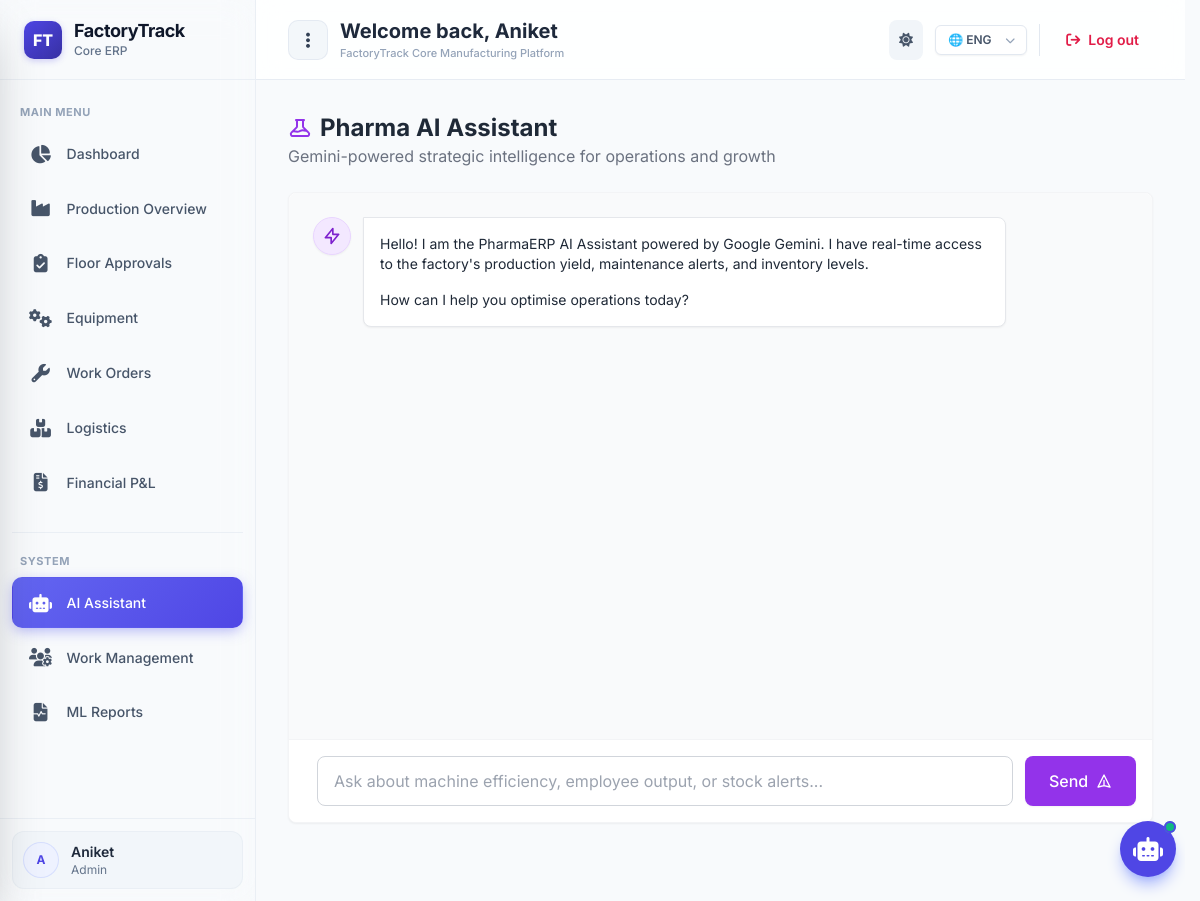
The app's page /ai/ (signed in) with its own data.
### apps/accounts/models.py (models this page shows, shortened)
class User(AbstractUser):
    class Role(models.TextChoices):
        ADMIN = 'AD', _('Admin')
        PROD_MANAGER = 'PM', _('Production Manager')
        SUPERVISOR = 'SU', _('Supervisor')
        EMPLOYEE = 'EM', _('Employee')
        LOGISTICS = 'LO', _('Logistics')
        MAINTENANCE = 'MA', _('Maintenance')
        EQUIPMENT = 'EQ', _('Equipment Manager')
    class KYCStatus(models.TextChoices):
        PENDING = 'PENDING', _('Pending')
        APPROVED = 'APPROVED', _('Approved')
        REJECTED = 'REJECTED', _('Rejected')
    role = models.CharField(max_length=2, choices=Role.choices, default=Role.EMPLOYEE)
    language = models.CharField(max_length=10, default='en')
    theme = models.CharField(max_length=10, default='light')
    shift = models.ForeignKey(Shift, on_delete=models.SET_NULL, null=True, blank=True)
    machine = models.ForeignKey(Machine, on_delete=models.SET_NULL, null=True, blank=True)
    supervisor = models.ForeignKey('self', on_delete=models.SET_NULL, null=True, blank=True, related_name='allocated_employees')
    kyc_status = models.CharField(
        max_length=10,
        choices=KYCStatus.choices,
        default=KYCStatus.PENDING,
        db_index=True
    )
    rejection_reason = models.TextField(blank=True, null=True)
    phone = models.CharField(max_length=25, blank=True, null=True)
    whatsapp = models.CharField(max_length=25, blank=True, null=True)
    village = models.CharField(max_length=150, blank=True, null=True, verbose_name=_("Village / Location"))
    pan = models.CharField(max_length=20, blank=True, null=True)
    government_id = models.CharField(max_length=50, blank=True, null=True)
    account_number = models.CharField(max_length=50, blank=True, null=True)
    ifsc = models.CharField(max_length=20, blank=True, null=True)
    photo = models.ImageField(upload_to='kyc_photos/', blank=True, null=True)
    kyc_submitted_at = models.DateTimeField(auto_now_add=True, null=True, blank=True)
    kyc_reviewed_at = models.DateTimeField(null=True, blank=True)
    kyc_reviewed_by = models.ForeignKey(
        'self',
        on_delete=models.SET_NULL,
        null=True,
        blank=True,
        related_name='reviewed_kycs'
    )

### apps/ai_chat/views.py (the view)
# urls.py: path('', views.chat_interface, name='chat_interface'),
@login_required(login_url='/login/')
@role_required('PM')
def chat_interface(request):
    context = {'user_lang': getattr(request.user, 'language', 'en')}
    return render(request, 'ai_chat.html', context)

### templates/ai_chat.html (shortened to what this page needs)
{% extends 'base.html' %}
{% block content %}
<div class="mb-6 flex justify-between items-center">
    <div>
        <h1 class="text-2xl font-bold text-gray-800 flex items-center">
            Pharma AI Assistant
        </h1>
        <p class="text-gray-500">Gemini-powered strategic intelligence for operations and growth</p>
    </div>
</div>
<div class="bg-white rounded-lg shadow-sm border border-gray-100 flex flex-col h-[70vh]">
    <div id="chat-box" class="flex-grow p-6 overflow-y-auto space-y-6 bg-gray-50 rounded-t-lg">
        <div class="flex items-start max-w-[85%]">
            <div class="bg-purple-100 p-2 rounded-full mr-3 border border-purple-200 shadow-sm shrink-0">
                <svg class="w-5 h-5 text-purple-700" fill="none" stroke="currentColor" viewBox="0 0 24 24"><path stroke-linecap="round" stroke-linejoin="round" stroke-width="2" d="M13 10V3L4 14h7v7l9-11h-7z"></path></svg>
            </div>
            <div class="bg-white p-4 rounded-lg rounded-tl-none shadow-sm border border-gray-200 text-gray-800 text-sm prose prose-sm max-w-none">
                <p>Hello! I am the PharmaERP AI Assistant powered by Google Gemini. I have real-time access to the factory's production yield, maintenance alerts, and inventory levels.</p>
                <p>How can I help you optimise operations today?</p>
            </div>
        </div>
    </div>
    <div class="p-4 bg-white border-t border-gray-100 rounded-b-lg">
        <form id="chat-form" class="flex space-x-3">
            <input type="text" id="prompt-input" placeholder="Ask about machine efficiency, employee output, or stock alerts..." class="flex-grow px-4 py-3 rounded-lg border border-gray-300 focus:outline-none focus:ring-2 focus:ring-purple-500 focus:border-transparent" autocomplete="off" required>
            <button type="submit" class="bg-purple-600 hover:bg-purple-700 text-white px-6 py-3 rounded-lg shadow-sm font-medium transition flex items-center">
                <span>Send</span>
                <svg class="w-4 h-4 ml-2" fill="none" stroke="currentColor" viewBox="0 0 24 24"><path stroke-linecap="round" stroke-linejoin="round" stroke-width="2" d="M12 19l9 2-9-18-9 18 9-2zm0 0v-8"></path></svg>
            </button>
        </form>
    </div>
</div>
{% endblock %}

### templates/base.html (shortened to what this page needs)
{% load static %}
<!DOCTYPE html>
<html lang="en">
<head>
    <script src="https://cdn.tailwindcss.com?plugins=typography"></script>
    <link rel="stylesheet" href="https://cdnjs.cloudflare.com/ajax/libs/font-awesome/6.4.0/css/all.min.css">
    <link rel="stylesheet" href="{% static 'css/style.css' %}">
</head>
<body class="flex h-screen overflow-hidden text-slate-800 bg-[#f8fafc] dark:bg-slate-900 font-inter">
    <aside id="app-sidebar" class="sidebar flex flex-col shrink-0">
        <div class="sidebar-brand-header h-14 md:h-20 flex items-center justify-center md:justify-start px-1 md:px-6 border-b border-slate-200/60 dark:border-slate-800/60 gap-3 shrink-0">
            <a href="/" class="logo-icon hover:scale-105 transition-transform" title="FactoryTrack Core ERP">FT</a>
            <div class="sidebar-brand-text overflow-hidden">
                <div class="sidebar-brand-title font-bold text-lg tracking-tight leading-tight text-slate-900 dark:text-white">FactoryTrack</div>
                <div class="sidebar-brand-subtitle text-xs text-slate-500 dark:text-slate-400 font-medium">Core ERP</div>
            </div>
        </div>
        <nav class="flex-1 px-1 md:px-3 py-2.5 md:py-6 overflow-y-auto overflow-x-hidden">
            <div class="sidebar-heading text-[11px] font-bold text-slate-400 dark:text-slate-500 uppercase tracking-wider mb-2 px-2">Main Menu</div>
            <a href="/" class="sidebar-link {% if request.path == '/' %}active{% endif %}" title="Dashboard" data-title="Dashboard">
                <i class="fa-solid fa-chart-pie sidebar-icon"></i>
                <span class="sidebar-text font-medium text-sm">Dashboard</span>
            </a>
            {% if user.role == 'AD' %}
            <a href="{% url 'production_dashboard' %}" class="sidebar-link " title="Production Overview" data-title="Production Overview">
                <i class="fa-solid fa-industry sidebar-icon"></i>
                <span class="sidebar-text font-medium text-sm">Production Overview</span>
            </a>
            {% endif %}
            {% if user.role in 'AD,SU,PM' %}
            <a href="{% url 'supervisor_portal' %}" class="sidebar-link {% if 'supervisor_erp' in request.path %}active{% endif %}" title="Floor Approvals" data-title="Floor Approvals">
                <i class="fa-solid fa-clipboard-check sidebar-icon"></i>
                <span class="sidebar-text font-medium text-sm">Floor Approvals</span>
            </a>
            {% endif %}
            {% if user.role in 'AD,MA,SU,EQ' or user.is_staff or user.is_superuser %}
            <a href="/maintenance/equipment/" class="sidebar-link {% if 'equipment' in request.path %}active{% endif %}" title="Equipment" data-title="Equipment">
                <i class="fa-solid fa-gears sidebar-icon"></i>
                <span class="sidebar-text font-medium text-sm">Equipment</span>
            </a>
            <a href="/maintenance/work-orders/" class="sidebar-link {% if 'work-orders' in request.path %}active{% endif %}" title="Work Orders" data-title="Work Orders">
                <i class="fa-solid fa-wrench sidebar-icon"></i>
                <span class="sidebar-text font-medium text-sm">Work Orders</span>
            </a>
            {% endif %}
            {% if user.role in 'AD,LO,PM' %}
            <a href="/inventory/" class="sidebar-link {% if '/inventory/' in request.path %}active{% endif %}" title="Logistics & Stock" data-title="Logistics">
                <i class="fa-solid fa-boxes-stacked sidebar-icon"></i>
                <span class="sidebar-text font-medium text-sm">Logistics</span>
            </a>
            <a href="{% url 'pl_dashboard' %}" class="sidebar-link {% if '/pl/' in request.path %}active{% endif %}" title="Financial P&L" data-title="Financial P&L">
                <i class="fa-solid fa-file-invoice-dollar sidebar-icon"></i>
                <span class="sidebar-text font-medium text-sm">Financial P&L</span>
            </a>
            {% endif %}
            <div class="sidebar-heading mt-6 mb-2 px-2 border-t border-slate-200/60 dark:border-slate-800/60 pt-5 text-[11px] font-bold text-slate-400 dark:text-slate-500 uppercase tracking-wider">System</div>
            {% if user.role in 'AD,PM' %}
            <a href="/ai/" class="sidebar-link sidebar-link-ai {% if '/ai/' in request.path %}active{% endif %}" title="AI Assistant" data-title="AI Assistant">
                <i class="fa-solid fa-robot sidebar-icon"></i>
                <span class="sidebar-text font-medium text-sm">AI Assistant</span>
            </a>
            {% endif %}
            {% if user.role == 'AD' %}
            <a href="/workmanagement/" class="sidebar-link {% if '/users/' in request.path or '/workmanagement/' in request.path %}active{% endif %}" title="Personnel & KYC Management" data-title="Work Management">
                <i class="fa-solid fa-users-gear sidebar-icon"></i>
                <span class="sidebar-text font-medium text-sm">Work Management</span>
            </a>
            <a href="/reports/" class="sidebar-link {% if '/reports/' in request.path %}active{% endif %}" title="ML Reports" data-title="ML Reports">
                <i class="fa-solid fa-file-waveform sidebar-icon"></i>
                <span class="sidebar-text font-medium text-sm">ML Reports</span>
            </a>
            {% endif %}
        </nav>
        <div class="sidebar-user-footer p-1 md:p-3 border-t border-slate-200/60 dark:border-slate-800/60 shrink-0">
            <div class="sidebar-user-box flex items-center justify-center md:justify-start gap-3 bg-slate-100/80 dark:bg-slate-800/50 border border-slate-200/50 dark:border-slate-700/50 p-1.5 md:p-2.5 rounded-xl" title="{{ user.first_name|default:user.username }} ({{ user.get_role_display|default:'Role' }})">
                <div class="sidebar-user-avatar w-8 h-8 md:w-9 md:h-9 rounded-full bg-indigo-50 dark:bg-indigo-950/60 text-indigo-600 dark:text-indigo-400 border border-indigo-200/60 dark:border-indigo-800/60 flex items-center justify-center font-bold shrink-0 text-xs">
                    {{ user.username|make_list|first|upper }}
                </div>
                <div class="sidebar-user-text flex-1 overflow-hidden">
                    <div class="sidebar-user-name font-semibold text-sm truncate text-slate-800 dark:text-white">{{ user.first_name|default:user.username }}</div>
                    <div class="sidebar-user-role text-xs text-slate-500 dark:text-slate-400 truncate">{{ user.get_role_display|default:"Role" }}</div>
                </div>
            </div>
        </div>
    </aside>
    <div id="main-content-wrapper" class="main-content-wrapper flex-1 flex flex-col min-w-0 overflow-y-auto overflow-x-hidden bg-[#f8fafc] dark:bg-slate-900 relative">
        <header class="glass-header h-14 md:h-20 flex items-center justify-between px-2 sm:px-6 md:px-8 sticky top-0 z-30 transition-all">
            <div class="flex items-center gap-2 sm:gap-3 min-w-0">
                <button type="button" id="header-menu-toggle" onclick="toggleNavOverlay()" class="three-dots-btn shrink-0" aria-label="Toggle Full Navigation Menu" title="Open Navigation Menu">
                    <i class="fa-solid fa-ellipsis-vertical text-base sm:text-lg"></i>
                </button>
                <div class="min-w-0">
                    <h2 class="text-sm sm:text-base md:text-xl font-bold text-slate-800 dark:text-white truncate">
                        <span class="hidden sm:inline">Welcome back, </span>{{ user.first_name|default:user.username }}
                    </h2>
                    <p class="text-[11px] text-slate-400 font-medium hidden md:block">FactoryTrack Core Manufacturing Platform</p>
                </div>
            </div>
            <div class="flex items-center space-x-1.5 sm:space-x-3 shrink-0">
                <button onclick="toggleDarkMode()" class="p-1.5 sm:p-2.5 rounded-lg bg-slate-100 dark:bg-slate-800 text-slate-600 dark:text-slate-300 hover:bg-slate-200 dark:hover:bg-slate-700 transition-colors" title="Toggle Theme" aria-label="Toggle Theme">
                    <i class="fa-solid fa-sun block dark:hidden text-xs sm:text-sm"></i>
                </button>
                <div class="relative">
                    <select id="lang-selector" onchange="changeLanguage(this.value)" class="bg-white dark:bg-slate-800 shadow-sm border border-slate-200 dark:border-slate-700 px-2 sm:px-3 py-1 sm:py-1.5 rounded-md text-[11px] sm:text-xs font-semibold text-slate-600 dark:text-slate-300 cursor-pointer outline-none focus:ring-2 focus:ring-indigo-500 appearance-none pr-5 sm:pr-8">
                        <option value="en">🌐 ENG</option>
                    </select>
                </div>
                <a href="/logout/" class="text-xs sm:text-sm font-semibold text-rose-600 hover:text-rose-800 hover:bg-rose-50 dark:hover:bg-rose-950/40 px-2 sm:px-3.5 py-1 sm:py-2 rounded-lg transition-colors flex items-center gap-1 sm:gap-2 shrink-0">
                    <i class="fa-solid fa-arrow-right-from-bracket"></i>
                    <span class="hidden sm:inline">Log out</span>
                </a>
            </div>
        </header>
        <main id="main-content-view" class="flex-1 p-2 sm:p-4 md:p-6 lg:p-8 max-w-full">
            {% block content %}{% endblock %}
        </main>
    </div>
    <div id="nav-overlay" class="fixed inset-0 z-[9999] pointer-events-none transition-all duration-300" aria-hidden="true">
    </div>
    <div class="fixed bottom-4 right-4 sm:bottom-6 sm:right-6 z-40 flex flex-col items-end">
        <button onclick="toggleAiChatWindow()" class="relative flex items-center justify-center w-12 h-12 sm:w-14 sm:h-14 bg-indigo-600 hover:bg-indigo-700 text-white rounded-full shadow-lg shadow-indigo-300 dark:shadow-indigo-900/50 transition-transform transform hover:scale-105 focus:outline-none focus:ring-4 focus:ring-indigo-300" aria-label="Open AI Assistant">
            <i class="fa-solid fa-robot text-xl sm:text-2xl"></i>
            <span class="absolute top-0 right-0 flex h-3 w-3">
                <span class="relative inline-flex rounded-full h-3 w-3 bg-emerald-500 border-2 border-indigo-600"></span>
            </span>
        </button>
    </div>
</body>
</html>

### records on screen
User: username|make_list "A", first_name "Aniket", role "Admin"
